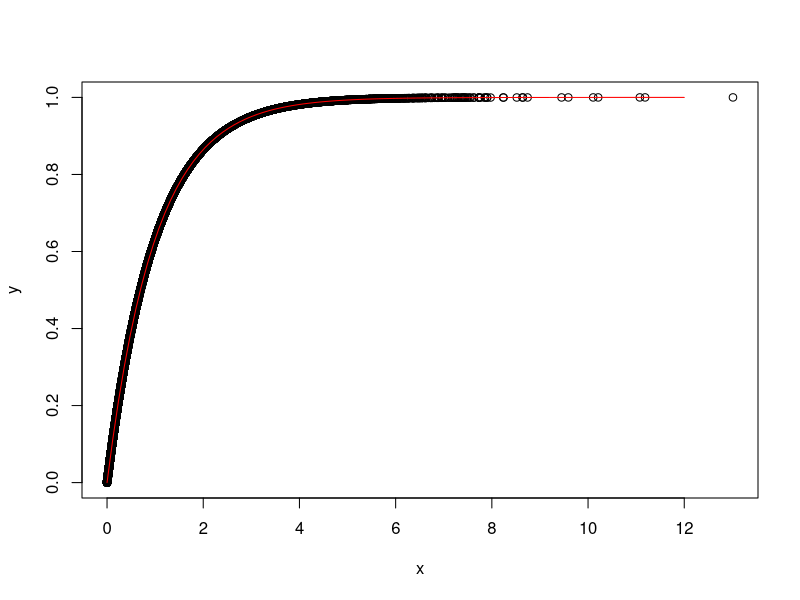
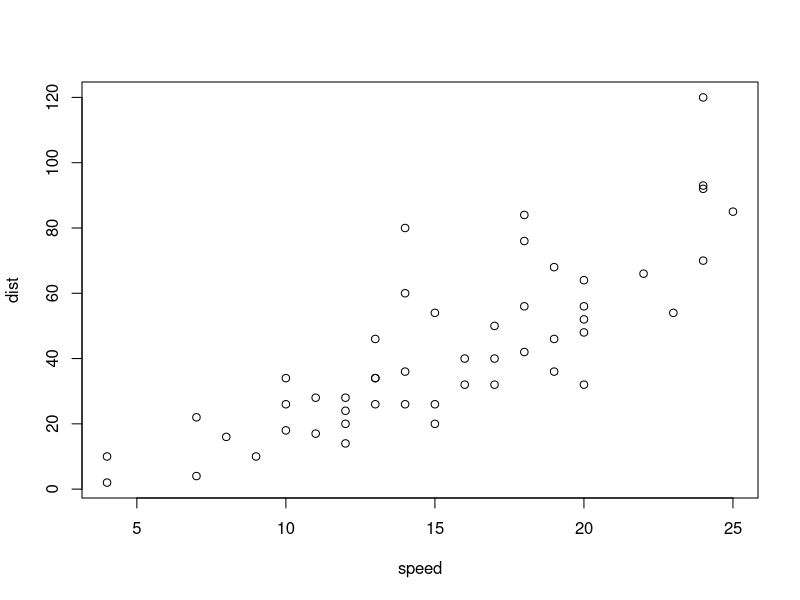

Generate these figures, in order, with R:
## ---- chunk 1
expdist <- function(rate, n) {
   u <- runif(n)
   x <-  -log( (1/rate)*( 1 - u))/rate
   list = list(x, u)
   return(list)
}

n <- 60000
lambda <- 1
outval <- expdist(lambda, n)
plot(outval[[1]], outval[[2]], xlab = "x", ylab = "y")
curve(pexp(x, rate = lambda), from=0, to=12, col='red', add = TRUE)
## ---- chunk 2
plot(cars)
